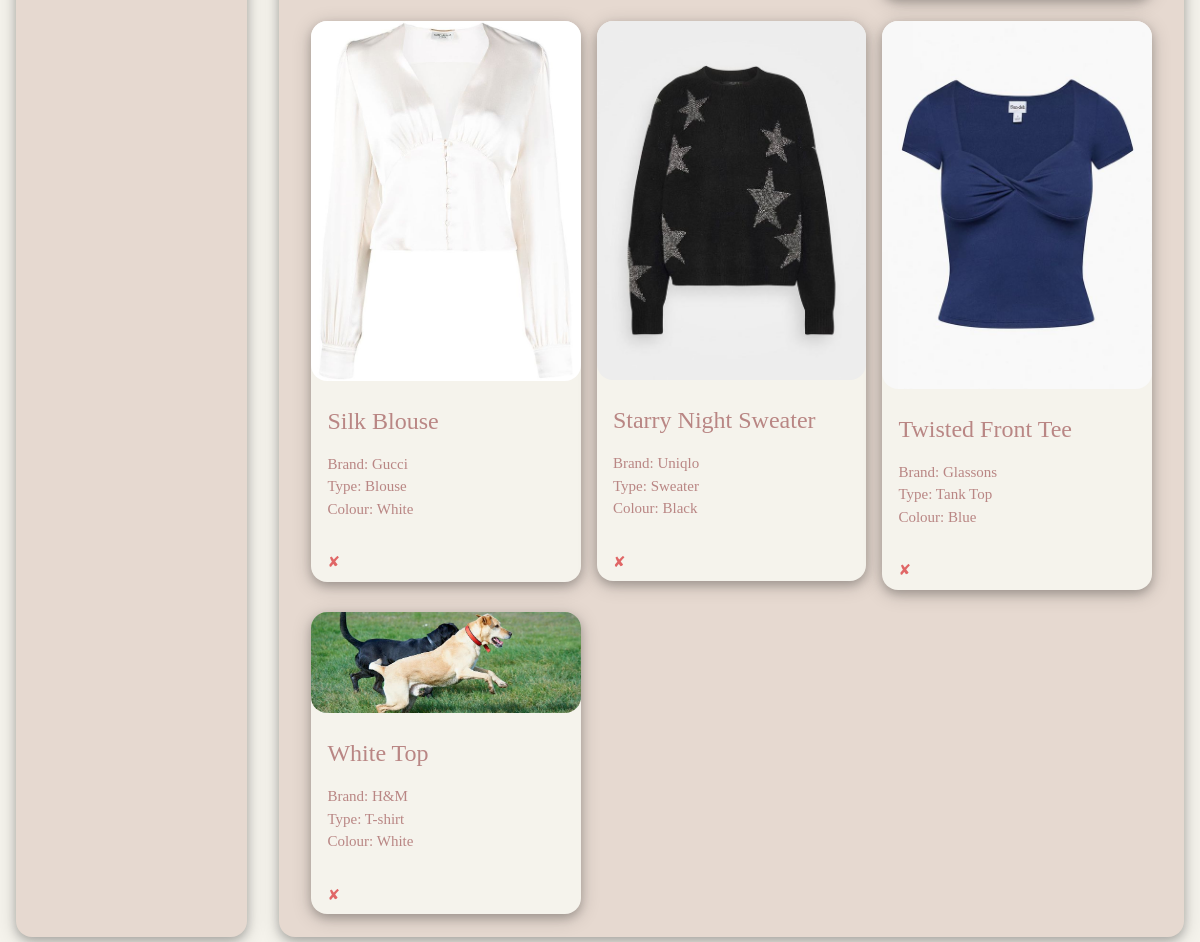
/clothing (lower part), run on an earlier commit of the app's database.
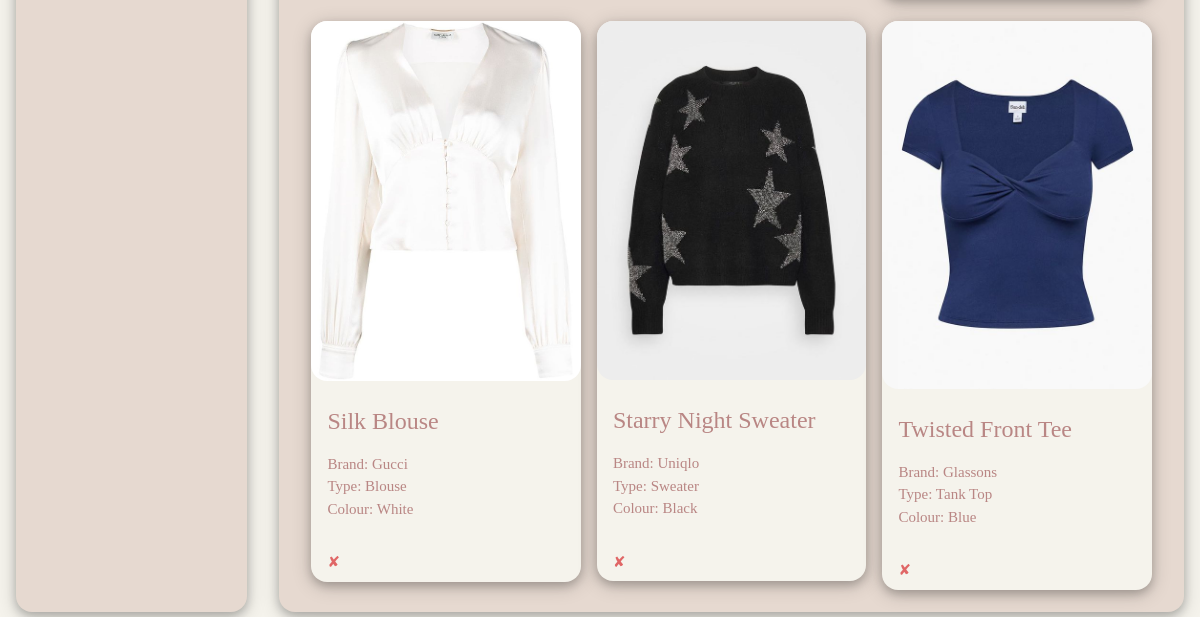
And on a later commit of the database.
### tables this page shows
CREATE TABLE clothing (clothing_id INTEGER PRIMARY KEY, name TEXT, brand INTEGER REFERENCES brand (brand_id), type INTEGER REFERENCES type (type_id), colour INTEGER REFERENCES colour (colour_id), img_file TEXT);

CREATE TABLE brand (brand_id INTEGER PRIMARY KEY, brand_name TEXT);

CREATE TABLE type (type_id INTEGER PRIMARY KEY, type_name TEXT);

CREATE TABLE colour (colour_id INTEGER PRIMARY KEY, colour_name TEXT);

### app.py (the view)
@app.route('/clothing')
def viewclothing():
    db = sqlite3.connect(DB)
    cursor = db.cursor()
    sql = """SELECT clothing.clothing_id, clothing.name, brand.brand_name, type.type_name, colour.colour_name, clothing.img_file
FROM clothing
LEFT JOIN brand on clothing.brand = brand.brand_id
LEFT JOIN type on clothing.type = type.type_id
LEFT JOIN colour on clothing.colour = colour.colour_id
ORDER BY clothing.name;"""
    cursor.execute(sql)
    results = cursor.fetchall()
    sql2 = "SELECT * FROM brand;"
    cursor.execute(sql2)
    resultsbrandsc = cursor.fetchall()
    sql3 = "SELECT * FROM colour;"
    cursor.execute(sql3)
    resultscoloursc = cursor.fetchall()
    sql4 = "SELECT * FROM type;"
    cursor.execute(sql4)
    resultstypec = cursor.fetchall()
    db.close()
    return render_template("clothing.html", results=results, resultsbrandsc=resultsbrandsc, resultstypec=resultstypec, resultscoloursc=resultscoloursc)

### templates/clothing.html (shortened to what this page needs)
{% extends "base.html" %}
{% block body %}
<br>
<div class="w3-cell-row">
  <br>
  <div class="w3-container w3-round-xlarge colour5 w3-cell w3-card-4" style="width:20%">
  </div>
  <div class="w3-container colour5 w3-round-xlarge w3-cell w3-card-4" style="width:80%"><br>
    <div class="w3-row-padding">
      {% for item in results %}
      <div class="w3-third">
        <div class="w3-card-4 w3-round-xlarge colour4">
          <img src="/static/images/{{item[5]}}" alt=lol class="w3-round-xlarge gallery-wrap" onError="this.onerror=null;this.src='/static/images/noimage_lol.jpg';">
          <div class="padding">
            <h3>{{ item[1] }}</h3>
            <p>Brand: {{ item[2] }}<br>Type: {{ item[3] }}<br>Colour: {{ item[4] }}</p>
          </div>
          <form method="POST" action="{{ url_for('deleteclothing', ID=item[0]) }}">
            <input type="submit" title="Delete" class=" w3-padding delete-button w3-right-align" value="&#10008;" onclick="return confirm('Are you sure you want to delete this Item?')">
          </form>
        </div>
        <br>
      </div>
      {% endfor %}
    </div>
  </div>
</div>
<br>
{% endblock %}

### templates/base.html (shortened to what this page needs)
<!DOCTYPE html>
<html lang="en">
<head>
    <link rel="stylesheet" href="/static/w3.css">
    <link rel="stylesheet" href="/static/charlottestyles.css">
</head>
<body>
    <div class = "w3-container colour4 w3-round-xlarge">
      {% block body %}
      {% endblock %}
    </div>
</body>
</html>

### static/w3.css (style rules this page uses)
html { box-sizing:border-box }
*,*:before,*:after { box-sizing:inherit }
html { -ms-text-size-adjust:100%;-webkit-text-size-adjust:100% }
body { margin:0 }
img { border-style:none }
button,input,select,textarea,optgroup { font:inherit;margin:0 }
button,input { overflow:visible }
button,[type=button],[type=reset],[type=submit] { -webkit-appearance:button }
img { vertical-align:middle }
.w3-container:after,.w3-container:before,.w3-panel:after,.w3-panel:before,.w3-row:after,.w3-row:before,.w3-row-padding:after,.w3-row-padding:before, .w3-cell-row:before,.w3-cell-row:after,.w3-clear:after,.w3-clear:before,.w3-bar:before,.w3-bar:after { content:"";display:table;clear:both }
.w3-col,.w3-half,.w3-third,.w3-twothird,.w3-threequarter,.w3-quarter { float:left;width:100% }
@media (min-width:601px) { .w3-col.m4,.w3-third { width:33.33333% } }
.w3-cell-row { display:table;width:100% }
.w3-cell { display:table-cell }
.w3-round-xlarge { border-radius:16px }
.w3-row-padding,.w3-row-padding>.w3-half,.w3-row-padding>.w3-third,.w3-row-padding>.w3-twothird,.w3-row-padding>.w3-threequarter,.w3-row-padding>.w3-quarter,.w3-row-padding>.w3-col { padding:0 8px }
.w3-container,.w3-panel { padding:0.01em 16px }
.w3-card-4,.w3-hover-shadow:hover { box-shadow:0 4px 10px 0 rgba(0,0,0,0.2),0 4px 20px 0 rgba(0,0,0,0.19) }
.w3-right-align { text-align:right!important }
.w3-padding { padding:8px 16px!important }

### static/charlottestyles.css (style rules this page uses)
html { font-family: Georgia, serif; font-size: 15px; line-height: 1.5; font-weight: normal; background-color: #F5F3EC; }
h1, h2, h3, h4, h5, h6 { font-family: Georgia, serif; font-weight: 400; line-height: 1; margin: 20px 0; }
h3 { font-size: 24px }
.gallery-wrap { position: relative; overflow: hidden; width: 100%; height: 355; }
.delete-button { background-color:#ffffff00; color: #e06666; display:inside; cursor: pointer; text-decoration:none; border:none; }
.padding { padding: 8px 16px; }
.w3-round-xlarge { border-radius:16px }
.colour4,.hover-colour4:hover { color:#B98684!important;background-color:#F5F3EC !important }
.colour5,.hover-colour5:hover { color:#B98684!important;background-color:#E6D9D0 !important }

What changed in the data, as far as the page shows it:
removed clothing: img_file (picture), name "White Top", brand_name "H&M", type_name "T-shirt", colour_name "White"
